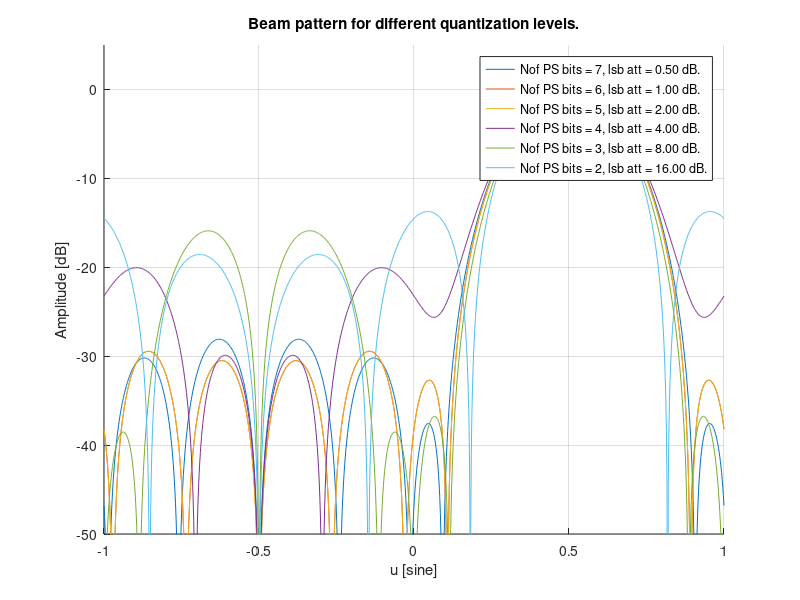

Write MATLAB code to recreate this figure.

% Init Matlab. 
clearvars
close all
clc 

% Init element positions. 
fc = 10e9; 
c = 3e8; 
lambda = c/fc; 
dx = lambda/2; 
Nx = 8; 
x = 0:dx:(Nx-1)*dx;  

% Init ideal taper. 
taper_init = taylorwin(Nx, 2, -50).'; 

% Apply a scan to the taper. 
u_scan = sind(30); 
k = 2*pi / lambda; 
taper_init = taper_init.*exp(1j*k*u_scan*x);

% Set maximum to 0 dB. 
taper_init = taper_init / max(abs(taper_init)); 

% Init different quantization levels. 
lsb_att = [0.5 1 2 4 8 16]; 
nof_bits = [7 6 5 4 3 2]; 
lsb_phase = 2*pi ./ 2.^nof_bits; 
nof_q = length(lsb_att); 

% Init figure. 
fig = figure; 
hold on 
grid on 

% Init p, legend_vec. 
p = []; 
legend_vec = {}; 

% Init u. 
nof_u = 1024;
u = linspace(-1, 1, nof_u); 

% Loop over the different quantization levels. 
for i_q = 1:nof_q

    % Init taper again. 
    taper = taper_init; 

    % Select relevant quantization values. 
    lsb_att_sel = lsb_att(i_q);
    lsb_phase_sel = lsb_phase(i_q); 

    % Quantize the taper. 
    taper_angle = angle(taper); 
    taper_amp_db = 20*log10(abs(taper));            
    taper_angle = round(taper_angle / lsb_phase_sel) * lsb_phase_sel; 
    taper_amp_db_q = round(taper_amp_db / lsb_att_sel) * lsb_att_sel; 
    taper_amp_q = 10.^(taper_amp_db_q/20);     
    taper = taper_amp_q.*exp(1i*taper_angle); 

    % Calculate the beam pattern for this taper.     
    beam = sum(taper.'.*exp(-1j*k*u.*x.')); 

    % Calculate beam_db. 
    beam_db = 20*log10(abs(beam));
    beam_db = beam_db - max(beam_db); 

    % Add to plot.
    p(i_q) = plot(u, beam_db); 
    legend_vec{i_q} = sprintf('Nof PS bits = %d, lsb att = %.2f dB.', nof_bits(i_q), lsb_att_sel);     

end 

% Add axes and legend. 
legend(p, legend_vec); 
xlabel('u [sine]'); 
ylabel('Amplitude [dB]'); 
title('Beam pattern for different quantization levels.')
ylim([-50 5]); 

% Save the figure. 
file_name = 'quantized_beam_patterns'; 
saveas(fig, [file_name '.emf']); 
